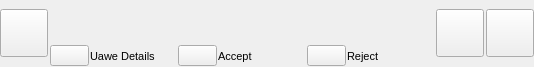
<?xml version="1.0" encoding="UTF-8"?>
<ui version="4.0">
 <class>GuiFriendRequestWidgetUi</class>
 <widget class="QWidget" name="GuiFriendRequestWidgetUi">
  <property name="geometry">
   <rect>
    <x>0</x>
    <y>0</y>
    <width>534</width>
    <height>67</height>
   </rect>
  </property>
  <property name="sizePolicy">
   <sizepolicy hsizetype="Expanding" vsizetype="Preferred">
    <horstretch>0</horstretch>
    <verstretch>0</verstretch>
   </sizepolicy>
  </property>
  <property name="minimumSize">
   <size>
    <width>0</width>
    <height>0</height>
   </size>
  </property>
  <property name="maximumSize">
   <size>
    <width>16777215</width>
    <height>16777215</height>
   </size>
  </property>
  <property name="font">
   <font>
    <pointsize>8</pointsize>
   </font>
  </property>
  <property name="windowTitle">
   <string>Form</string>
  </property>
  <property name="styleSheet">
   <string notr="true"/>
  </property>
  <layout class="QHBoxLayout" name="horizontalLayout_2">
   <property name="spacing">
    <number>2</number>
   </property>
   <property name="leftMargin">
    <number>0</number>
   </property>
   <property name="topMargin">
    <number>0</number>
   </property>
   <property name="rightMargin">
    <number>0</number>
   </property>
   <property name="bottomMargin">
    <number>0</number>
   </property>
   <item>
    <widget class="VxPushButton" name="m_FriendshipButton">
     <property name="sizePolicy">
      <sizepolicy hsizetype="Fixed" vsizetype="Fixed">
       <horstretch>0</horstretch>
       <verstretch>0</verstretch>
      </sizepolicy>
     </property>
     <property name="minimumSize">
      <size>
       <width>48</width>
       <height>48</height>
      </size>
     </property>
     <property name="maximumSize">
      <size>
       <width>48</width>
       <height>48</height>
      </size>
     </property>
     <property name="text">
      <string notr="true"/>
     </property>
     <property name="iconSize">
      <size>
       <width>48</width>
       <height>48</height>
      </size>
     </property>
    </widget>
   </item>
   <item>
    <layout class="QVBoxLayout" name="verticalLayout_2">
     <property name="spacing">
      <number>1</number>
     </property>
     <item>
      <layout class="QHBoxLayout" name="TitleHorizontalLayout_2">
       <property name="spacing">
        <number>0</number>
       </property>
       <property name="leftMargin">
        <number>0</number>
       </property>
       <item>
        <widget class="QLabel" name="m_TitlePart1">
         <property name="font">
          <font>
           <pointsize>8</pointsize>
           <italic>false</italic>
           <bold>false</bold>
          </font>
         </property>
         <property name="text">
          <string/>
         </property>
        </widget>
       </item>
       <item>
        <widget class="QLabel" name="m_TitlePart2">
         <property name="text">
          <string/>
         </property>
        </widget>
       </item>
       <item>
        <spacer name="horizontalSpacer_3">
         <property name="orientation">
          <enum>Qt::Orientation::Horizontal</enum>
         </property>
         <property name="sizeHint" stdset="0">
          <size>
           <width>40</width>
           <height>20</height>
          </size>
         </property>
        </spacer>
       </item>
      </layout>
     </item>
     <item>
      <layout class="QHBoxLayout" name="DescHorizontalLayout_2">
       <property name="spacing">
        <number>0</number>
       </property>
       <item>
        <widget class="QLabel" name="m_DescPart1">
         <property name="text">
          <string/>
         </property>
        </widget>
       </item>
       <item>
        <widget class="QLabel" name="m_DescPart2">
         <property name="text">
          <string/>
         </property>
        </widget>
       </item>
       <item>
        <spacer name="horizontalSpacer_4">
         <property name="orientation">
          <enum>Qt::Orientation::Horizontal</enum>
         </property>
         <property name="sizeHint" stdset="0">
          <size>
           <width>40</width>
           <height>20</height>
          </size>
         </property>
        </spacer>
       </item>
      </layout>
     </item>
     <item>
      <layout class="QHBoxLayout" name="horizontalLayout_3">
       <item>
        <widget class="VxPushButton" name="m_DetailsButton">
         <property name="text">
          <string notr="true"/>
         </property>
        </widget>
       </item>
       <item>
        <widget class="VxLabel" name="m_DetailsLabel">
         <property name="sizePolicy">
          <sizepolicy hsizetype="Expanding" vsizetype="Preferred">
           <horstretch>0</horstretch>
           <verstretch>0</verstretch>
          </sizepolicy>
         </property>
         <property name="text">
          <string>Uawe Details</string>
         </property>
        </widget>
       </item>
       <item>
        <widget class="VxPushButton" name="m_AcceptButton">
         <property name="text">
          <string/>
         </property>
        </widget>
       </item>
       <item>
        <widget class="VxLabel" name="m_AcceptLabel">
         <property name="sizePolicy">
          <sizepolicy hsizetype="Expanding" vsizetype="Preferred">
           <horstretch>0</horstretch>
           <verstretch>0</verstretch>
          </sizepolicy>
         </property>
         <property name="text">
          <string>Accept</string>
         </property>
        </widget>
       </item>
       <item>
        <widget class="VxPushButton" name="m_RejectButton">
         <property name="text">
          <string/>
         </property>
        </widget>
       </item>
       <item>
        <widget class="VxLabel" name="m_RejectLabel">
         <property name="sizePolicy">
          <sizepolicy hsizetype="Expanding" vsizetype="Preferred">
           <horstretch>0</horstretch>
           <verstretch>0</verstretch>
          </sizepolicy>
         </property>
         <property name="text">
          <string>Reject</string>
         </property>
        </widget>
       </item>
      </layout>
     </item>
    </layout>
   </item>
   <item>
    <widget class="VxPushButton" name="m_AvatarButton">
     <property name="sizePolicy">
      <sizepolicy hsizetype="Fixed" vsizetype="Fixed">
       <horstretch>0</horstretch>
       <verstretch>0</verstretch>
      </sizepolicy>
     </property>
     <property name="minimumSize">
      <size>
       <width>48</width>
       <height>48</height>
      </size>
     </property>
     <property name="maximumSize">
      <size>
       <width>48</width>
       <height>48</height>
      </size>
     </property>
     <property name="text">
      <string notr="true"/>
     </property>
     <property name="iconSize">
      <size>
       <width>48</width>
       <height>48</height>
      </size>
     </property>
    </widget>
   </item>
   <item>
    <widget class="VxPushButton" name="m_MenuButton">
     <property name="sizePolicy">
      <sizepolicy hsizetype="Fixed" vsizetype="Fixed">
       <horstretch>0</horstretch>
       <verstretch>0</verstretch>
      </sizepolicy>
     </property>
     <property name="minimumSize">
      <size>
       <width>48</width>
       <height>48</height>
      </size>
     </property>
     <property name="maximumSize">
      <size>
       <width>48</width>
       <height>48</height>
      </size>
     </property>
     <property name="text">
      <string notr="true"/>
     </property>
     <property name="iconSize">
      <size>
       <width>48</width>
       <height>48</height>
      </size>
     </property>
    </widget>
   </item>
  </layout>
 </widget>
 <customwidgets>
  <customwidget>
   <class>VxPushButton</class>
   <extends>QPushButton</extends>
   <header location="global">VxPushButton.h</header>
  </customwidget>
  <customwidget>
   <class>VxLabel</class>
   <extends>QLabel</extends>
   <header>VxLabel.h</header>
  </customwidget>
 </customwidgets>
 <resources/>
 <connections/>
</ui>
